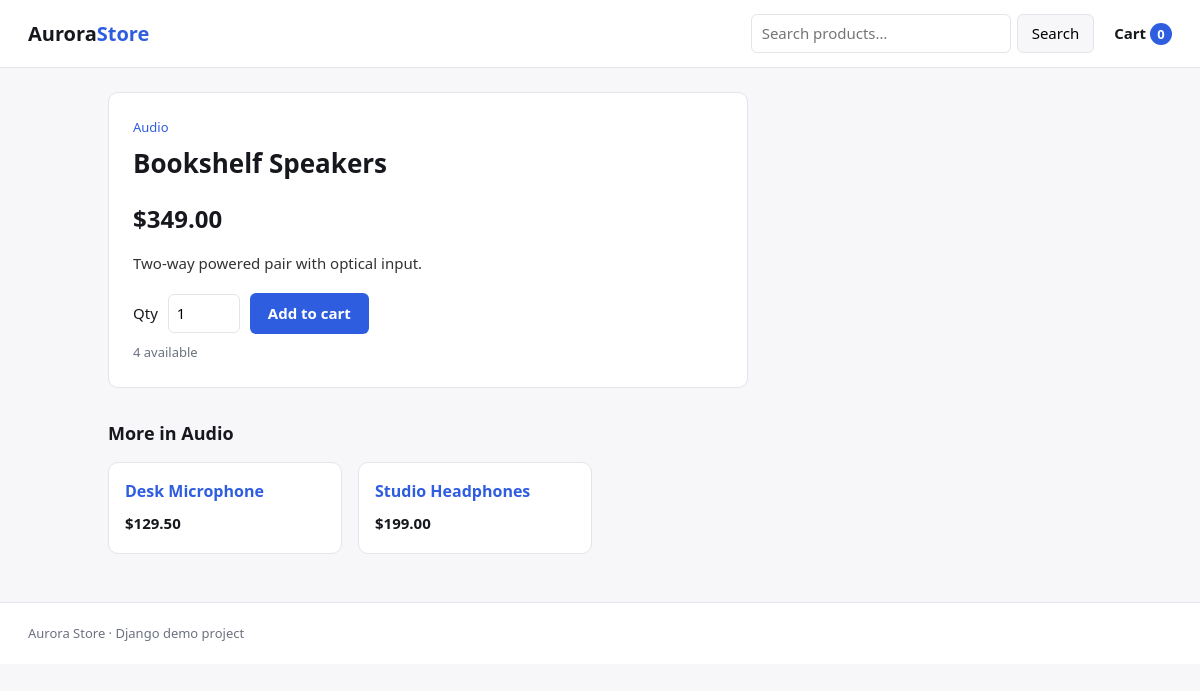
Screenshot of /product/bookshelf-speakers/ with the database file from the repository.
### catalog/models.py (models this page shows, shortened)
class Product(models.Model):
    category = models.ForeignKey(
        Category, related_name="products", on_delete=models.PROTECT
    )
    name = models.CharField(max_length=200)
    slug = models.SlugField(max_length=200, unique=True)
    description = models.TextField(blank=True)
    price = models.DecimalField(max_digits=10, decimal_places=2)
    stock = models.PositiveIntegerField(default=0)
    is_active = models.BooleanField(default=True)
    created_at = models.DateTimeField(auto_now_add=True)
    updated_at = models.DateTimeField(auto_now=True)
    objects = ProductQuerySet.as_manager()
    class Meta:
        ordering = ["name"]
        indexes = [
            models.Index(fields=["is_active", "stock"]),
            models.Index(fields=["category", "name"]),
        ]
        constraints = [
            models.CheckConstraint(
                condition=models.Q(price__gte=Decimal("0.00")),
                name="product_price_non_negative",
            )
        ]
    @property
    def in_stock(self):
        return self.is_active and self.stock > 0
    def get_absolute_url(self):
        return reverse("catalog:product_detail", args=[self.slug])

class Category(models.Model):
    name = models.CharField(max_length=100, unique=True)
    slug = models.SlugField(max_length=100, unique=True)
    class Meta:
        ordering = ["name"]
        verbose_name_plural = "categories"
    def get_absolute_url(self):
        return reverse("catalog:product_list_by_category", args=[self.slug])

### catalog/views.py (the view)
# urls.py: path("product/<slug:slug>/", views.product_detail, name="product_detail"),
def product_detail(request, slug):
    product = get_object_or_404(
        Product.objects.select_related("category"), slug=slug, is_active=True
    )
    related = (
        Product.objects.available()
        .filter(category=product.category)
        .exclude(pk=product.pk)[:3]
    )
    return render(
        request,
        "catalog/product_detail.html",
        {"product": product, "related_products": related},
    )

### cart/cart.py (called while the page is built)
    def __len__(self):
        return sum(item["quantity"] for item in self.cart.values())

### cart/context_processors.py (called while the page is built)
def cart_summary(request):
    cart = Cart(request)
    return {"cart": cart, "cart_item_count": len(cart)}

### catalog/models.py (called while the page is built)
    def available(self):
        return self.filter(is_active=True, stock__gt=0)

### templates/catalog/product_detail.html (shortened to what this page needs)
{% extends "base.html" %}
{% block content %}
<article class="detail">
  <p class="crumb"><a href="{{ product.category.get_absolute_url }}">{{ product.category.name }}</a></p>
  <h1>{{ product.name }}</h1>
  <p class="price big">${{ product.price }}</p>
  <p class="desc">{{ product.description }}</p>
  {% if product.in_stock %}
    <form action="{% url 'cart:cart_add' product.id %}" method="post" class="add-form">
      <label for="id_quantity">Qty</label>
      <input type="number" name="quantity" id="id_quantity" value="1" min="1" max="20">
      <button type="submit" class="btn">Add to cart</button>
    </form>
    <p class="stock">{{ product.stock }} available</p>
  {% else %}
    <p class="out">Out of stock</p>
  {% endif %}
</article>
{% if related_products %}
  <section class="related">
    <h2>More in {{ product.category.name }}</h2>
    <div class="grid">
      {% for p in related_products %}
        <article class="card">
          <h3><a href="{{ p.get_absolute_url }}">{{ p.name }}</a></h3>
          <p class="price">${{ p.price }}</p>
        </article>
      {% endfor %}
    </div>
  </section>
{% endif %}
{% endblock %}

### static/css/site.css (style rules this page uses)
:root { --bg: #f7f7f9; --panel: #ffffff; --ink: #16181d; --muted: #6b7280; --line: #e3e5ea; --accent: #2f5de0; --accent-ink: #ffffff; --danger: #b4232a; --ok: #10663f; }
* { box-sizing: border-box; }
body { margin: 0; background: var(--bg); color: var(--ink); font: 15px/1.55 system-ui, -apple-system, "Segoe UI", Roboto, sans-serif; }
a { color: var(--accent); text-decoration: none; }
.search button, .btn, .link-btn { font: inherit; cursor: pointer; }
h1 { font-size: 26px; margin: 0 0 16px; }
h2 { font-size: 18px; }
.grid { display: grid; gap: 16px; grid-template-columns: repeat(auto-fill, minmax(210px, 1fr)); }
.card { background: var(--panel); border: 1px solid var(--line); border-radius: 10px; padding: 16px; }
.card h3 { margin: 0 0 6px; font-size: 16px; }
.price { font-weight: 700; margin: 8px 0 2px; }
.price.big { font-size: 24px; }
.stock { color: var(--muted); font-size: 13px; margin: 0; }
.detail { background: var(--panel); border: 1px solid var(--line); border-radius: 10px; padding: 24px; max-width: 640px; }
.crumb { margin: 0 0 6px; font-size: 13px; }
.desc { color: #333; }
.add-form { display: flex; align-items: center; gap: 10px; margin: 18px 0 8px; }
.add-form input[type="number"] { width: 72px; padding: 7px 8px; border: 1px solid var(--line); border-radius: 6px; font: inherit; }
.related { margin-top: 32px; }
.btn { display: inline-block; padding: 9px 18px; border: 0; border-radius: 6px; background: var(--accent); color: var(--accent-ink); font-weight: 600; }

### rows the page displays
Product: category.name "Audio", name "Bookshelf Speakers", price "349.00", description "Two-way powered pair with optical input.", stock "4"
Product: name "Desk Microphone", price "129.50"
Product: name "Studio Headphones", price "199.00"

### other values shown
{{ cart_item_count }} "0"
